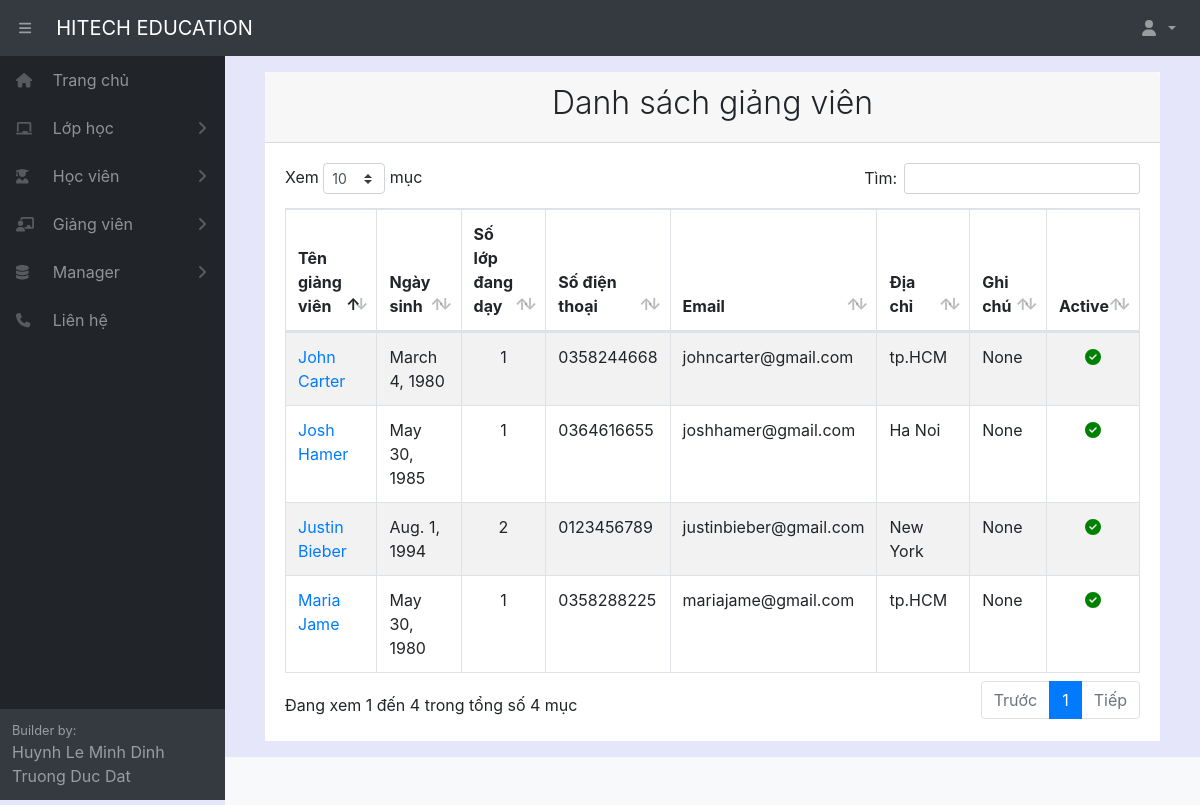
Page /listteacher/ (signed in) on the committed database.
### home/models.py (models this page shows, shortened)
class Teacher(models.Model):
    fullname = models.CharField(max_length=100, verbose_name="Tên giáo viên")
    gender = models.ForeignKey(Gender, null= True, on_delete=models.SET_NULL)
    birthday = models.DateField(verbose_name="Ngày sinh")
    identity_card = models.CharField(max_length=100, null = True, blank=True, verbose_name="CMND")
    phonenumber = models.CharField(max_length=100, null = True, blank=True, verbose_name="SDT")
    email = models.CharField(max_length=100, null = True, blank=True, verbose_name="Email")
    adress = models.CharField(max_length=300, null = True, blank=True, verbose_name="Địa chỉ")
    create_date = models.DateField(auto_now_add=True, verbose_name="Ngày tạo thông tin")
    note = models.CharField(max_length=300, null = True, blank=True, verbose_name="Ghi chú")
    active = models.BooleanField(default=True, verbose_name="Trạng thái")
    class Meta:
        ordering =["fullname"]
        verbose_name_plural = "Giáo viên"

### home/decorators.py (the view)
        def wrapper_func(request, *args, **kwargs):
            group = None
            if request.user.groups.exists():
                group = request.user.groups.all()[0].name
            if group in allowed_roles:
                return view_func(request, *args, **kwargs)
            else:
                return redirect('errorrole')

### home/views.py (called while the page is built)
@login_required(login_url='login')
@allowed_users(allowed_roles=['admin','manager','staff'])
def listTeacher(request):
    listteacher = Teacher.objects.all()
    array = []
    for item in listteacher:
        SL = {}
        SL['teachername'] = item.pk
        SL['number'] = Classname.objects.filter(teacher_id=item).count()
        array.append(SL)
    context = {'listteacher': listteacher,'SL':array}
    return render(request, 'teacher/teacher.html', context)

### home/templates/teacher/teacher.html (shortened to what this page needs)
{% extends "pages/base.html" %}
{% block content %}
{% load static %}
<div class="card-header">
    <h2 class="text-center font-weight-light">Danh sách giảng viên</h2>
</div>
<div class="card-body">
    <table id="example" class="table table-striped table-bordered" style="width:100%">
        <thead>
            <tr>
                <th style="width: 15%;">Tên giảng viên</th>
                <th style="width: 10%;">Ngày sinh</th>
                <th style="width: 12%;">Số lớp đang dạy</th>
                <th style="width: 10%;">Số điện thoại</th>
                <th style="width: 15%;">Email</th>
                <th style="width: 20%;">Địa chỉ</th>
                <th style="width: 13%;">Ghi chú</th>
                <th style="width: 5%;">Active</th>
            </tr>
        </thead>
        <tbody>
            {% for i in listteacher %}
            <tr>
                <td>
                    <a href="/teacher/{{ i.pk }}">{{ i.fullname}}</a>
                </td>
                <td>{{ i.birthday}}</td>
                <td style="text-align: center;">
                    {% for item in SL %}
                    {% if item.teachername == i.pk %}
                    {{item.number}}
                    {% endif %}
                    {% endfor %}
                </td>
                <td>{{ i.phonenumber}}</td>
                <td>{{ i.email}}</td>
                <td>{{ i.adress}}</td>
                <td>{{ i.note}}</td>
                <td style="text-align: center;">
                    {% if i.active %}
                    <i style="color: green; " class="fas fa-check-circle"></i>
                    {%endif%}
                </td>
            </tr>
            {% endfor %}
        </tbody>
    </table>
</div>
{% endblock content %}

### rows in the picture
Teacher: fullname "John Carter", birthday "March 4, 1980", number "1", phonenumber "0358244668", email "johncarter@gmail.com", adress "tp.HCM", note "None", active True (drawn)
Teacher: fullname "Josh Hamer", birthday "May 30, 1985", number "1", phonenumber "0364616655", email "joshhamer@gmail.com", adress "Ha Noi", note "None", active True (drawn)
Teacher: fullname "Justin Bieber", birthday "Aug. 1, 1994", number "2", phonenumber "0123456789", email "justinbieber@gmail.com", adress "New York", note "None", active True (drawn)
Teacher: fullname "Maria Jame", birthday "May 30, 1980", number "1", phonenumber "0358288225", email "mariajame@gmail.com", adress "tp.HCM", note "None", active True (drawn)
